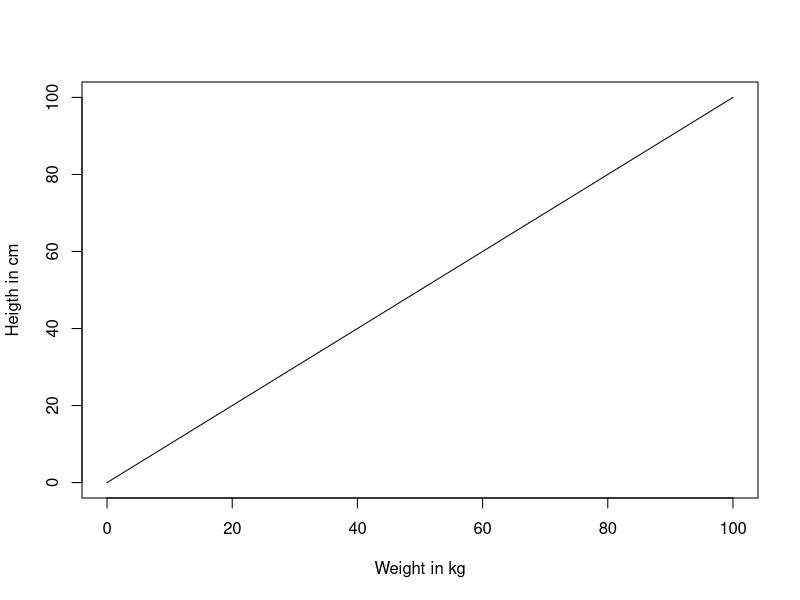
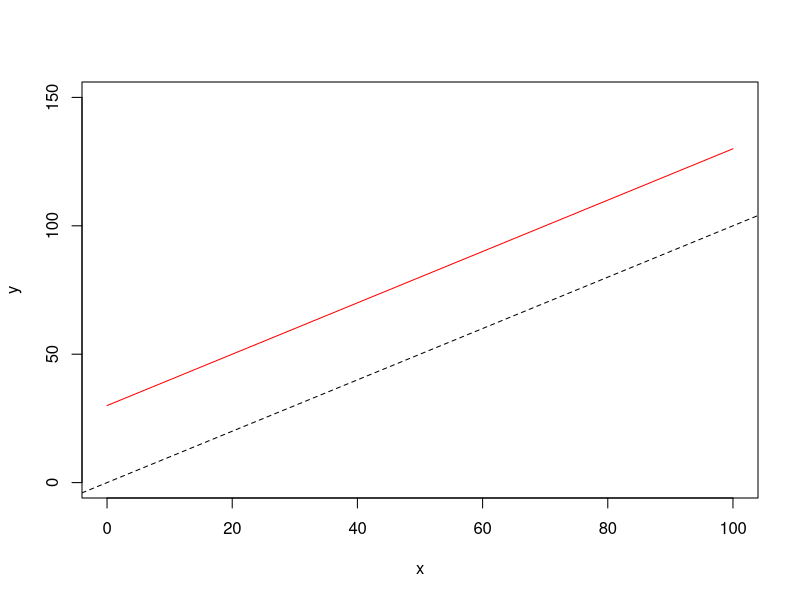
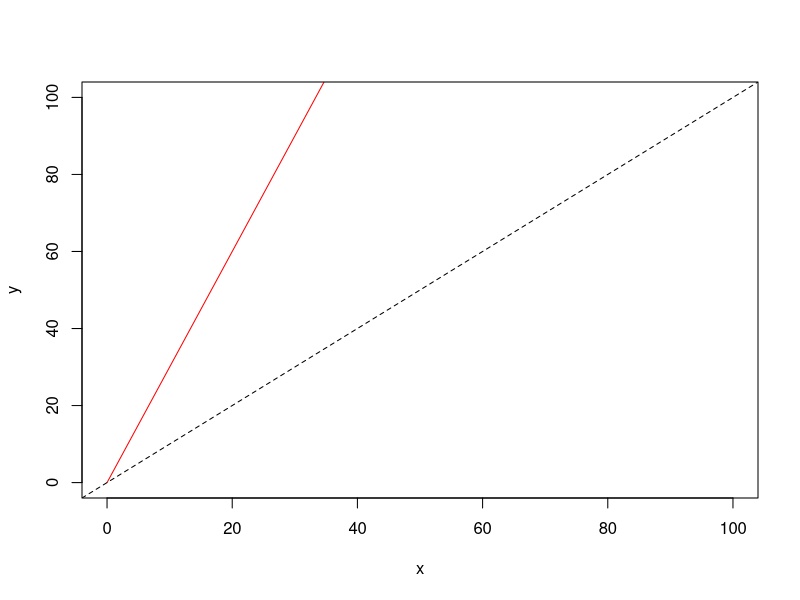
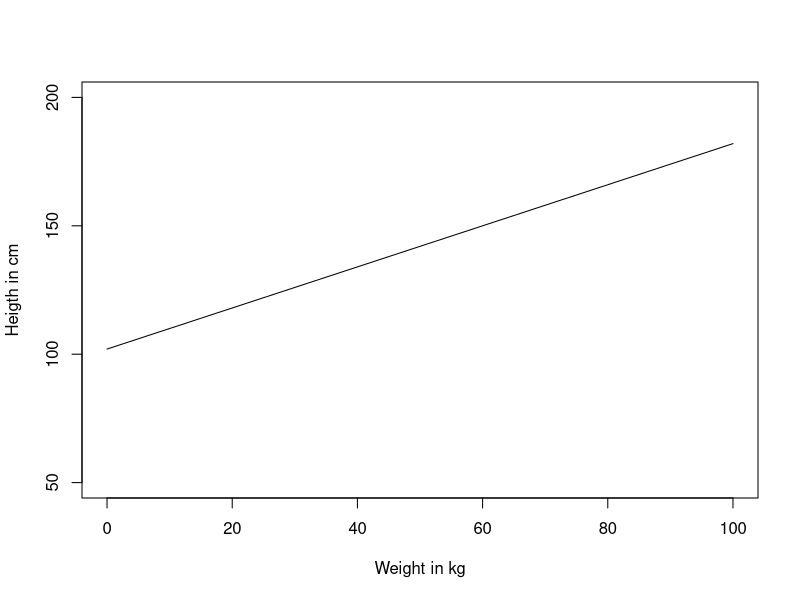
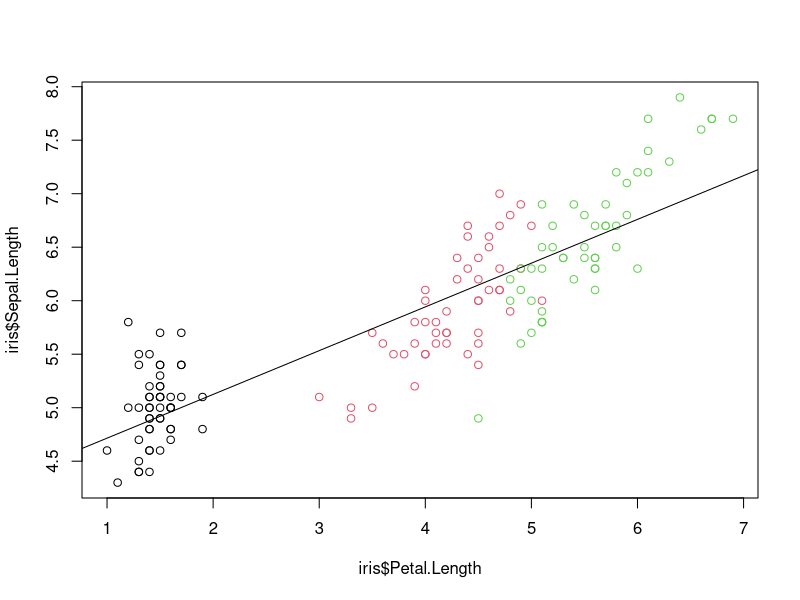
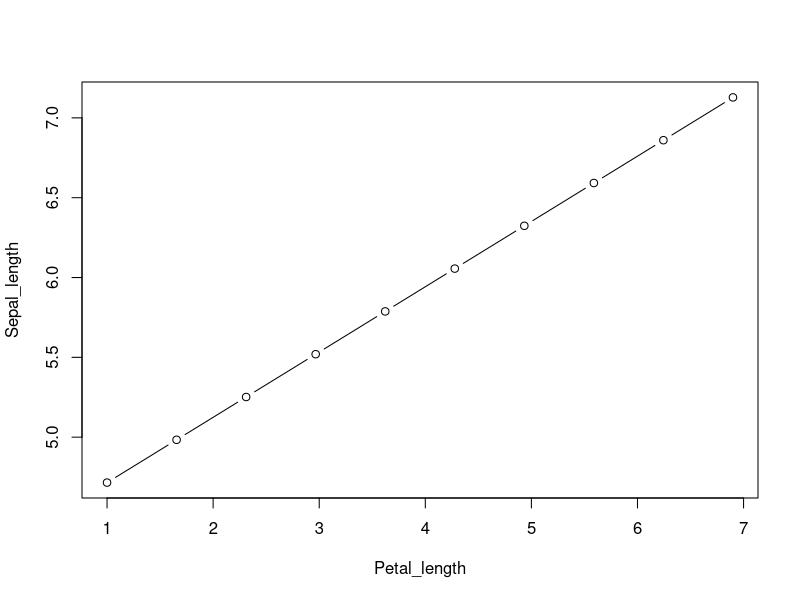

Generate these figures, in order, with R: (Note: this script raises an error after producing the figures.)
## ---- chunk 1
# y = kaal
x <- 0:100
# x = pikkus
y <- x
## ---- chunk 2
plot(y ~ x, type = "l", xlab = "Weight in kg", ylab = "Heigth in cm")
## ---- chunk 3
x <- 0:100 
a <- 30
y <- a + x
## ---- chunk 4
plot(y ~ x, xlim = c(0, 100), ylim = c(0, 150), col = "red", type = "l")
abline(c(0, 1), lty = 2)
## ---- chunk 5
x <- 0:200
b <- 3
y <- b * x
## ---- chunk 6
plot(y ~ x, xlim = c(0, 100), ylim = c(0, 100), col = "red", type = "l")
abline(c(0, 1), lty = 2)
## ---- chunk 7
a <- 102
b <- 0.8
x <-  0:100 
y <-  a + b * x
## ---- chunk 8
plot(y ~ x, xlab = "Weight in kg", ylab = "Heigth in cm", ylim = c(50, 200), type = "l")
## ---- chunk 9
# Fit a linear model and name the model object as m1
m1 <- lm(Sepal.Length ~ Petal.Length, data = iris)
## ---- chunk 10
# Make a scatter plot, colored by the var called "Species"
plot(iris$Sepal.Length ~ iris$Petal.Length, col = iris$Species)
# Draw the fitted regression line from m1
abline(m1)
## ---- chunk 11
coef(m1)
## ---- chunk 12
## Genereerime uued andmed Petal.Length vahemikus
Petal_length <- seq(min(iris$Petal.Length), 
                    max(iris$Petal.Length), 
                    length.out = 10)
## Võtame mudeli koefitsendid
a <- coef(m1)[1]
b <- coef(m1)[2]
## Kasutades mudeli koefitsente genereerime Sepal_length väärtused
Sepal_length <-  a + b * Petal_length
## ---- chunk 13
plot(Sepal_length ~ Petal_length, type = "b")
## ---- chunk 14
dfr <- tibble(x = c(2, 3, 2.2, 5, 7, 8), y = c(8, 5, 9, 10, 11, 10.1))
mod_e1 <- lm(y ~ x, data = df)
mod_e2 <- lm(y ~ poly(x, 2), data = df)
mod_e3 <- lm(y ~ poly(x, 3), data = df)
mod_e4 <- lm(y ~ poly(x, 4), data = df)
mod_e5 <- lm(y ~ poly(x, 5), data = df)
## ---- chunk 15
dfr %>% 
  expand() %>% 
  gather_predictions(mod_e1, mod_e2, mod_e3, mod_e4, mod_e5) %>% 
  ggplot(aes(x, pred, colour = model)) +
  geom_point(aes(x, y), color = "black", size = 2) +
  geom_line()
## ---- chunk 16
AIC(mod_e1, mod_e2, mod_e3, mod_e4, mod_e5)
